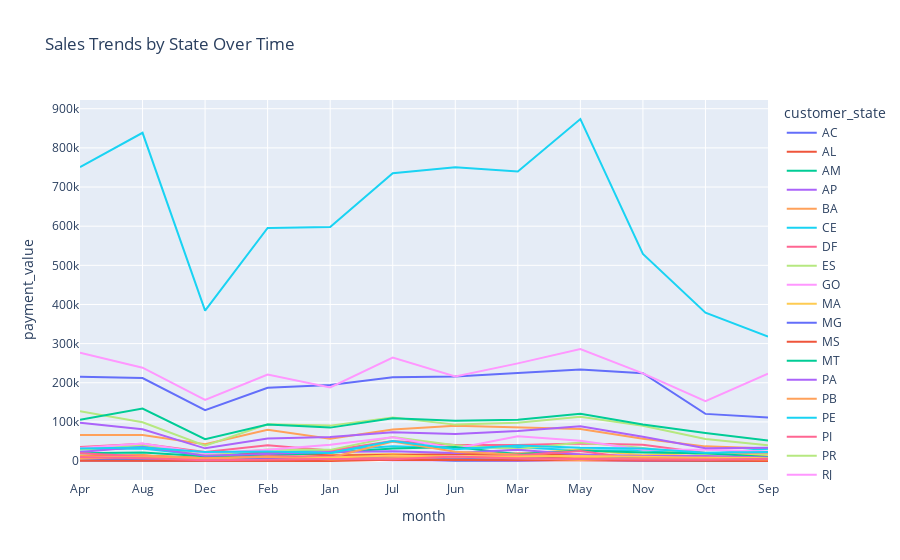

This figure's notebook cell:
### Markdown cell above
## 3.3 Multivariate Analysis

### Code cell
sales_trends = main_df.groupby(['month', 'customer_state'])['payment_value'].sum().reset_index()

# Visualization using Plotly
fig = px.line(sales_trends, x='month', y='payment_value', color='customer_state',
              title='Sales Trends by State Over Time')
fig.show()

### Figure 1 — Plotly figure (JSON) as saved in the notebook; plotly's stock layout.template omitted (floating-point values rounded to 4 significant figures)
{"data": [{"hovertemplate": "customer_state=AC<br>month=%{x}<br>payment_value=%{y}<extra></extra>", "legendgroup": "AC", "line": {"color": "#636efa", "dash": "solid"}, "marker": {"symbol": "circle"}, "mode": "lines", "name": "AC", "orientation": "v", "showlegend": true, "type": "scatter", "x": ["Apr", "Aug", "Dec", "Feb", "Jan", "Jul", "Jun", "Mar", "May", "Nov", "Oct", "Sep"], "xaxis": "x", "y": [1940.0, 1370.0, 1856.0, 1588.0, 2815.0, 5797.0, 1108.0, 694.9, 3757.0, 945.2, 958.2, 2029.0], "yaxis": "y"}, {"hovertemplate": "customer_state=AL<br>month=%{x}<br>payment_value=%{y}<extra></extra>", "legendgroup": "AL", "line": {"color": "#EF553B", "dash": "solid"}, "marker": {"symbol": "circle"}, "mode": "lines", "name": "AL", "orientation": "v", "showlegend": true, "type": "scatter", "x": ["Apr", "Aug", "Dec", "Feb", "Jan", "Jul", "Jun", "Mar", "May", "Nov", "Oct", "Sep"], "xaxis": "x", "y": [12900.0, 15020.0, 2681.0, 9055.0, 8078.0, 8366.0, 6401.0, 10300.0, 8923.0, 12700.0, 9230.0, 5192.0], "yaxis": "y"}, {"hovertemplate": "customer_state=AM<br>month=%{x}<br>payment_value=%{y}<extra></extra>", "legendgroup": "AM", "line": {"color": "#00cc96", "dash": "solid"}, "marker": {"symbol": "circle"}, "mode": "lines", "name": "AM", "orientation": "v", "showlegend": true, "type": "scatter", "x": ["Apr", "Aug", "Dec", "Feb", "Jan", "Jul", "Jun", "Mar", "May", "Nov", "Oct", "Sep"], "xaxis": "x", "y": [2070.0, 2186.0, 1174.0, 6251.0, 3433.0, 5649.0, 2198.0, 2867.0, 3514.0, 3001.0, 164.6, 784.3], "yaxis": "y"}, {"hovertemplate": "customer_state=AP<br>month=%{x}<br>payment_value=%{y}<extra></extra>", "legendgroup": "AP", "line": {"color": "#ab63fa", "dash": "solid"}, "marker": {"symbol": "circle"}, "mode": "lines", "name": "AP", "orientation": "v", "showlegend": true, "type": "scatter", "x": ["Apr", "Aug", "Dec", "Feb", "Jan", "Jul", "Jun", "Mar", "May", "Nov", "Oct", "Sep"], "xaxis": "x", "y": [1439.0, 730.0, 770.6, 3090.0, 4433.0, 1906.0, 891.7, 1372.0, 2931.0, 967.1, 1697.0, 1245.0], "yaxis": "y"}, {"hovertemplate": "customer_state=BA<br>month=%{x}<br>payment_value=%{y}<extra></extra>", "legendgroup": "BA", "line": {"color": "#FFA15A", "dash": "solid"}, "marker": {"symbol": "circle"}, "mode": "lines", "name": "BA", "orientation": "v", "showlegend": true, "type": "scatter", "x": ["Apr", "Aug", "Dec", "Feb", "Jan", "Jul", "Jun", "Mar", "May", "Nov", "Oct", "Sep"], "xaxis": "x", "y": [66730.0, 66290.0, 42750.0, 80150.0, 56970.0, 80770.0, 90370.0, 85590.0, 81860.0, 56820.0, 37520.0, 32040.0], "yaxis": "y"}, {"hovertemplate": "customer_state=CE<br>month=%{x}<br>payment_value=%{y}<extra></extra>", "legendgroup": "CE", "line": {"color": "#19d3f3", "dash": "solid"}, "marker": {"symbol": "circle"}, "mode": "lines", "name": "CE", "orientation": "v", "showlegend": true, "type": "scatter", "x": ["Apr", "Aug", "Dec", "Feb", "Jan", "Jul", "Jun", "Mar", "May", "Nov", "Oct", "Sep"], "xaxis": "x", "y": [29280.0, 32000.0, 14210.0, 22380.0, 27370.0, 37540.0, 33640.0, 35480.0, 27040.0, 27900.0, 17660.0, 31600.0], "yaxis": "y"}, {"hovertemplate": "customer_state=DF<br>month=%{x}<br>payment_value=%{y}<extra></extra>", "legendgroup": "DF", "line": {"color": "#FF6692", "dash": "solid"}, "marker": {"symbol": "circle"}, "mode": "lines", "name": "DF", "orientation": "v", "showlegend": true, "type": "scatter", "x": ["Apr", "Aug", "Dec", "Feb", "Jan", "Jul", "Jun", "Mar", "May", "Nov", "Oct", "Sep"], "xaxis": "x", "y": [35920.0, 43950.0, 23240.0, 40680.0, 27260.0, 51160.0, 40830.0, 41290.0, 44740.0, 41830.0, 20400.0, 18250.0], "yaxis": "y"}, {"hovertemplate": "customer_state=ES<br>month=%{x}<br>payment_value=%{y}<extra></extra>", "legendgroup": "ES", "line": {"color": "#B6E880", "dash": "solid"}, "marker": {"symbol": "circle"}, "mode": "lines", "name": "ES", "orientation": "v", "showlegend": true, "type": "scatter", "x": ["Apr", "Aug", "Dec", "Feb", "Jan", "Jul", "Jun", "Mar", "May", "Nov", "Oct", "Sep"], "xaxis": "x", "y": [29460.0, 40060.0, 15000.0, 29420.0, 28580.0, 61660.0, 40430.0, 30490.0, 47510.0, 33590.0, 16140.0, 16640.0], "yaxis": "y"}, {"hovertemplate": "customer_state=GO<br>month=%{x}<br>payment_value=%{y}<extra></extra>", "legendgroup": "GO", "line": {"color": "#FF97FF", "dash": "solid"}, "marker": {"symbol": "circle"}, "mode": "lines", "name": "GO", "orientation": "v", "showlegend": true, "type": "scatter", "x": ["Apr", "Aug", "Dec", "Feb", "Jan", "Jul", "Jun", "Mar", "May", "Nov", "Oct", "Sep"], "xaxis": "x", "y": [33100.0, 44730.0, 19750.0, 29150.0, 41520.0, 60690.0, 32090.0, 63210.0, 52010.0, 28680.0, 28640.0, 24600.0], "yaxis": "y"}, {"hovertemplate": "customer_state=MA<br>month=%{x}<br>payment_value=%{y}<extra></extra>", "legendgroup": "MA", "line": {"color": "#FECB52", "dash": "solid"}, "marker": {"symbol": "circle"}, "mode": "lines", "name": "MA", "orientation": "v", "showlegend": true, "type": "scatter", "x": ["Apr", "Aug", "Dec", "Feb", "Jan", "Jul", "Jun", "Mar", "May", "Nov", "Oct", "Sep"], "xaxis": "x", "y": [14370.0, 13940.0, 8439.0, 18050.0, 15780.0, 17930.0, 10920.0, 18260.0, 29520.0, 15050.0, 21360.0, 12250.0], "yaxis": "y"}, {"hovertemplate": "customer_state=MG<br>month=%{x}<br>payment_value=%{y}<extra></extra>", "legendgroup": "MG", "line": {"color": "#636efa", "dash": "solid"}, "marker": {"symbol": "circle"}, "mode": "lines", "name": "MG", "orientation": "v", "showlegend": true, "type": "scatter", "x": ["Apr", "Aug", "Dec", "Feb", "Jan", "Jul", "Jun", "Mar", "May", "Nov", "Oct", "Sep"], "xaxis": "x", "y": [215100.0, 212100.0, 130000.0, 187000.0, 194300.0, 213900.0, 215700.0, 224400.0, 233800.0, 224500.0, 120500.0, 111500.0], "yaxis": "y"}, {"hovertemplate": "customer_state=MS<br>month=%{x}<br>payment_value=%{y}<extra></extra>", "legendgroup": "MS", "line": {"color": "#EF553B", "dash": "solid"}, "marker": {"symbol": "circle"}, "mode": "lines", "name": "MS", "orientation": "v", "showlegend": true, "type": "scatter", "x": ["Apr", "Aug", "Dec", "Feb", "Jan", "Jul", "Jun", "Mar", "May", "Nov", "Oct", "Sep"], "xaxis": "x", "y": [11230.0, 13580.0, 7329.0, 22860.0, 14380.0, 15690.0, 18610.0, 19300.0, 16440.0, 8798.0, 10500.0, 5927.0], "yaxis": "y"}, {"hovertemplate": "customer_state=MT<br>month=%{x}<br>payment_value=%{y}<extra></extra>", "legendgroup": "MT", "line": {"color": "#00cc96", "dash": "solid"}, "marker": {"symbol": "circle"}, "mode": "lines", "name": "MT", "orientation": "v", "showlegend": true, "type": "scatter", "x": ["Apr", "Aug", "Dec", "Feb", "Jan", "Jul", "Jun", "Mar", "May", "Nov", "Oct", "Sep"], "xaxis": "x", "y": [19750.0, 21630.0, 12460.0, 14440.0, 20920.0, 32330.0, 35950.0, 17410.0, 26700.0, 21700.0, 20050.0, 10260.0], "yaxis": "y"}, {"hovertemplate": "customer_state=PA<br>month=%{x}<br>payment_value=%{y}<extra></extra>", "legendgroup": "PA", "line": {"color": "#ab63fa", "dash": "solid"}, "marker": {"symbol": "circle"}, "mode": "lines", "name": "PA", "orientation": "v", "showlegend": true, "type": "scatter", "x": ["Apr", "Aug", "Dec", "Feb", "Jan", "Jul", "Jun", "Mar", "May", "Nov", "Oct", "Sep"], "xaxis": "x", "y": [22900.0, 36720.0, 13750.0, 19270.0, 23090.0, 25260.0, 20610.0, 28890.0, 16490.0, 12980.0, 12830.0, 9021.0], "yaxis": "y"}, {"hovertemplate": "customer_state=PB<br>month=%{x}<br>payment_value=%{y}<extra></extra>", "legendgroup": "PB", "line": {"color": "#FFA15A", "dash": "solid"}, "marker": {"symbol": "circle"}, "mode": "lines", "name": "PB", "orientation": "v", "showlegend": true, "type": "scatter", "x": ["Apr", "Aug", "Dec", "Feb", "Jan", "Jul", "Jun", "Mar", "May", "Nov", "Oct", "Sep"], "xaxis": "x", "y": [9226.0, 14410.0, 7382.0, 11360.0, 8468.0, 50030.0, 23750.0, 17390.0, 9702.0, 6241.0, 8966.0, 7551.0], "yaxis": "y"}, {"hovertemplate": "customer_state=PE<br>month=%{x}<br>payment_value=%{y}<extra></extra>", "legendgroup": "PE", "line": {"color": "#19d3f3", "dash": "solid"}, "marker": {"symbol": "circle"}, "mode": "lines", "name": "PE", "orientation": "v", "showlegend": true, "type": "scatter", "x": ["Apr", "Aug", "Dec", "Feb", "Jan", "Jul", "Jun", "Mar", "May", "Nov", "Oct", "Sep"], "xaxis": "x", "y": [31850.0, 34950.0, 23410.0, 24640.0, 20740.0, 51380.0, 30310.0, 39950.0, 33730.0, 32080.0, 21500.0, 22910.0], "yaxis": "y"}, {"hovertemplate": "customer_state=PI<br>month=%{x}<br>payment_value=%{y}<extra></extra>", "legendgroup": "PI", "line": {"color": "#FF6692", "dash": "solid"}, "marker": {"symbol": "circle"}, "mode": "lines", "name": "PI", "orientation": "v", "showlegend": true, "type": "scatter", "x": ["Apr", "Aug", "Dec", "Feb", "Jan", "Jul", "Jun", "Mar", "May", "Nov", "Oct", "Sep"], "xaxis": "x", "y": [19950.0, 12880.0, 3983.0, 12010.0, 10970.0, 11420.0, 9140.0, 14590.0, 25420.0, 3917.0, 6598.0, 4025.0], "yaxis": "y"}, {"hovertemplate": "customer_state=PR<br>month=%{x}<br>payment_value=%{y}<extra></extra>", "legendgroup": "PR", "line": {"color": "#B6E880", "dash": "solid"}, "marker": {"symbol": "circle"}, "mode": "lines", "name": "PR", "orientation": "v", "showlegend": true, "type": "scatter", "x": ["Apr", "Aug", "Dec", "Feb", "Jan", "Jul", "Jun", "Mar", "May", "Nov", "Oct", "Sep"], "xaxis": "x", "y": [127600.0, 99170.0, 39380.0, 94090.0, 90540.0, 111300.0, 93090.0, 98180.0, 113100.0, 90260.0, 56230.0, 40560.0], "yaxis": "y"}, {"hovertemplate": "customer_state=RJ<br>month=%{x}<br>payment_value=%{y}<extra></extra>", "legendgroup": "RJ", "line": {"color": "#FF97FF", "dash": "solid"}, "marker": {"symbol": "circle"}, "mode": "lines", "name": "RJ", "orientation": "v", "showlegend": true, "type": "scatter", "x": ["Apr", "Aug", "Dec", "Feb", "Jan", "Jul", "Jun", "Mar", "May", "Nov", "Oct", "Sep"], "xaxis": "x", "y": [276600.0, 238500.0, 156000.0, 221000.0, 188100.0, 264200.0, 215800.0, 249500.0, 286400.0, 223900.0, 152800.0, 223200.0], "yaxis": "y"}, {"hovertemplate": "customer_state=RN<br>month=%{x}<br>payment_value=%{y}<extra></extra>", "legendgroup": "RN", "line": {"color": "#FECB52", "dash": "solid"}, "marker": {"symbol": "circle"}, "mode": "lines", "name": "RN", "orientation": "v", "showlegend": true, "type": "scatter", "x": ["Apr", "Aug", "Dec", "Feb", "Jan", "Jul", "Jun", "Mar", "May", "Nov", "Oct", "Sep"], "xaxis": "x", "y": [10100.0, 9580.0, 4441.0, 5724.0, 8808.0, 14440.0, 10150.0, 11520.0, 12980.0, 11310.0, 8003.0, 7515.0], "yaxis": "y"}, {"hovertemplate": "customer_state=RO<br>month=%{x}<br>payment_value=%{y}<extra></extra>", "legendgroup": "RO", "line": {"color": "#636efa", "dash": "solid"}, "marker": {"symbol": "circle"}, "mode": "lines", "name": "RO", "orientation": "v", "showlegend": true, "type": "scatter", "x": ["Apr", "Aug", "Dec", "Feb", "Jan", "Jul", "Jun", "Mar", "May", "Nov", "Oct", "Sep"], "xaxis": "x", "y": [5413.0, 6956.0, 2588.0, 6315.0, 4505.0, 6489.0, 4920.0, 7076.0, 4439.0, 7447.0, 2478.0, 6181.0], "yaxis": "y"}, {"hovertemplate": "customer_state=RR<br>month=%{x}<br>payment_value=%{y}<extra></extra>", "legendgroup": "RR", "line": {"color": "#EF553B", "dash": "solid"}, "marker": {"symbol": "circle"}, "mode": "lines", "name": "RR", "orientation": "v", "showlegend": true, "type": "scatter", "x": ["Apr", "Feb", "Jan", "Jul", "Jun", "Mar", "May", "Nov", "Oct", "Sep"], "xaxis": "x", "y": [878.9, 492.8, 278.4, 3351.0, 2695.0, 2673.0, 707.6, 151.5, 594.2, 337.8], "yaxis": "y"}, {"hovertemplate": "customer_state=RS<br>month=%{x}<br>payment_value=%{y}<extra></extra>", "legendgroup": "RS", "line": {"color": "#00cc96", "dash": "solid"}, "marker": {"symbol": "circle"}, "mode": "lines", "name": "RS", "orientation": "v", "showlegend": true, "type": "scatter", "x": ["Apr", "Aug", "Dec", "Feb", "Jan", "Jul", "Jun", "Mar", "May", "Nov", "Oct", "Sep"], "xaxis": "x", "y": [105700.0, 134000.0, 55830.0, 93150.0, 85410.0, 109200.0, 103000.0, 105400.0, 121000.0, 93310.0, 71770.0, 52410.0], "yaxis": "y"}, {"hovertemplate": "customer_state=SC<br>month=%{x}<br>payment_value=%{y}<extra></extra>", "legendgroup": "SC", "line": {"color": "#ab63fa", "dash": "solid"}, "marker": {"symbol": "circle"}, "mode": "lines", "name": "SC", "orientation": "v", "showlegend": true, "type": "scatter", "x": ["Apr", "Aug", "Dec", "Feb", "Jan", "Jul", "Jun", "Mar", "May", "Nov", "Oct", "Sep"], "xaxis": "x", "y": [97860.0, 81000.0, 32460.0, 57640.0, 61640.0, 73550.0, 68960.0, 76510.0, 89200.0, 62220.0, 32650.0, 34270.0], "yaxis": "y"}, {"hovertemplate": "customer_state=SE<br>month=%{x}<br>payment_value=%{y}<extra></extra>", "legendgroup": "SE", "line": {"color": "#FFA15A", "dash": "solid"}, "marker": {"symbol": "circle"}, "mode": "lines", "name": "SE", "orientation": "v", "showlegend": true, "type": "scatter", "x": ["Apr", "Aug", "Dec", "Feb", "Jan", "Jul", "Jun", "Mar", "May", "Nov", "Oct", "Sep"], "xaxis": "x", "y": [5805.0, 11920.0, 6151.0, 11210.0, 4247.0, 7428.0, 10300.0, 8006.0, 2745.0, 7840.0, 6230.0, 3930.0], "yaxis": "y"}, {"hovertemplate": "customer_state=SP<br>month=%{x}<br>payment_value=%{y}<extra></extra>", "legendgroup": "SP", "line": {"color": "#19d3f3", "dash": "solid"}, "marker": {"symbol": "circle"}, "mode": "lines", "name": "SP", "orientation": "v", "showlegend": true, "type": "scatter", "x": ["Apr", "Aug", "Dec", "Feb", "Jan", "Jul", "Jun", "Mar", "May", "Nov", "Oct", "Sep"], "xaxis": "x", "y": [750900.0, 838500.0, 384400.0, 595500.0, 597700.0, 735500.0, 750600.0, 739700.0, 873800.0, 528900.0, 379000.0, 317800.0], "yaxis": "y"}, {"hovertemplate": "customer_state=TO<br>month=%{x}<br>payment_value=%{y}<extra></extra>", "legendgroup": "TO", "line": {"color": "#FF6692", "dash": "solid"}, "marker": {"symbol": "circle"}, "mode": "lines", "name": "TO", "orientation": "v", "showlegend": true, "type": "scatter", "x": ["Apr", "Aug", "Dec", "Feb", "Jan", "Jul", "Jun", "Mar", "May", "Nov", "Oct", "Sep"], "xaxis": "x", "y": [10610.0, 7435.0, 1998.0, 4549.0, 5436.0, 4436.0, 11430.0, 6744.0, 6356.0, 4251.0, 3075.0, 5024.0], "yaxis": "y"}], "layout": {"legend": {"title": {"text": "customer_state"}, "tracegroupgap": 0}, "title": {"text": "Sales Trends by State Over Time"}, "xaxis": {"anchor": "y", "domain": [0, 1], "title": {"text": "month"}}, "yaxis": {"anchor": "x", "domain": [0, 1], "title": {"text": "payment_value"}}}}
